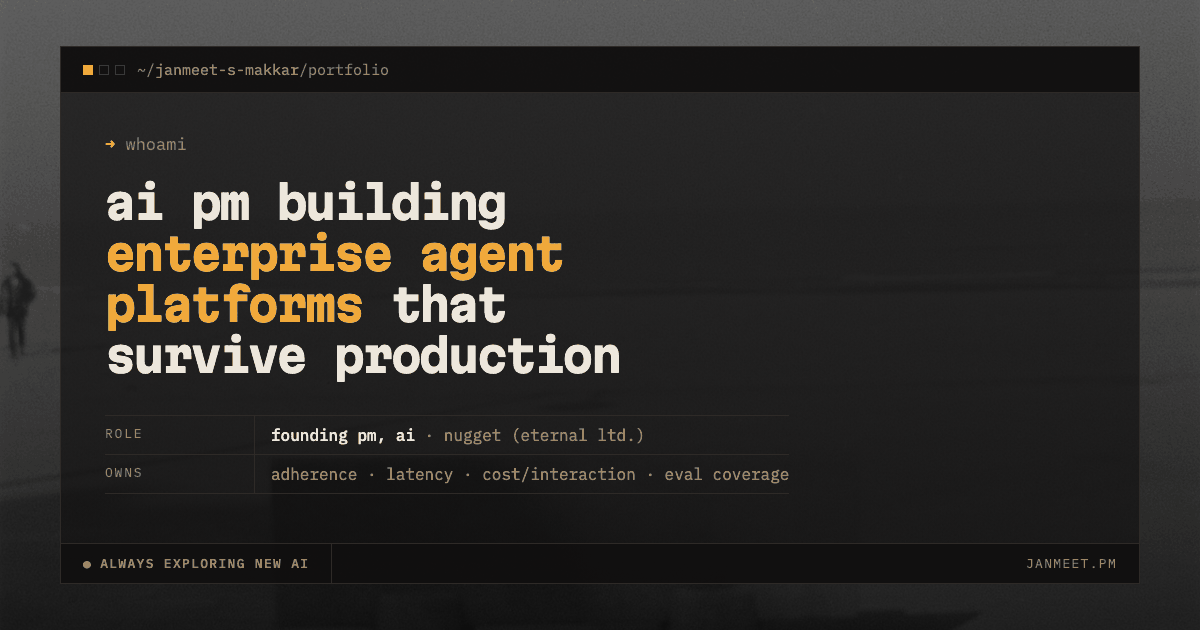
#> input picture og.png, 1200 x 630 px
$ python prepare-backdrop.py ../og.png
#> lines starting #> are read from the running program, lines starting #| are printed output that depends on the picture
#!/usr/bin/env python3
"""Prepares a photograph for use as the site backdrop (bg-grey.jpg).

NOT part of the build. The site has no build step; this is a manual tool you
run once when changing the backdrop, and it writes bg-grey.jpg into the
current directory. Run it from the repo root:

    python3 tools/prepare-backdrop.py ~/Downloads/beach.jpg --aspect 1.5 --anchor 0.62

The shipped image was made with exactly that command. See DESIGN.md ->
Backdrop before replacing it: the grey band below is load-bearing for text
contrast, not a stylistic choice.

Writes bg-grey.jpg. Does four things, all of which the rest of index.html
depends on:

  1. greyscale — the whole design has one accent colour; a colour cast in
     the backdrop would be a second one;
  2. flattens the tonal range into LO..HI, the same band the generated
     image occupies, so the translucent pane composites predictably. A
     photo straight off the camera has real blacks and real whites; drop
     either behind the reading pane and text contrast goes with it;
  3. resizes to WIDTH and strips metadata (a phone photo is 3-6MB and
     carries GPS — neither belongs in a page background);
  4. optionally crops to a landscape aspect around a chosen line, because
     the layer is `background-size:cover` — hand it a portrait frame and
     every landscape viewport center-crops it for you, usually through
     the worst part. --anchor 0.62 means "the crop is centred 62% of the
     way down the original", so you choose what survives;
  5. reports the extrema so you can re-check contrast if you widen LO..HI.

Composition note: the layer is `background-size:cover`, centred, and
`position:fixed`, so the photo is cropped to the viewport's aspect ratio
and never scrolls. A subject near an edge will be cut on some screens;
subjects in the middle sit behind the text column, where the pane is most
opaque. Empty, high-key frames survive this treatment best — which is why
the generated stand-in is mostly sky.
"""
import sys, os
from PIL import Image, ImageOps

WIDTH = 1800
LO, HI = 62, 206      # the band index.html's pane ramp is tuned against

args = sys.argv[1:]
if not args:
    sys.exit('usage: python3 tools/prepare-backdrop.py <photo> [--aspect W/H] [--anchor 0..1]')
src = os.path.expanduser(args[0])
aspect = anchor = None
for i, a in enumerate(args):
    if a == '--aspect': aspect = eval(args[i + 1])       # accepts 1.5 or 3/2
    if a == '--anchor': anchor = float(args[i + 1])

im = Image.open(src)
#> im is the input picture: PIL image 1200x630 P; mean R, G, B 45.3, 43.4, 41.1
im = ImageOps.exif_transpose(im)          # honour rotation, then drop the EXIF
im = im.convert('L')
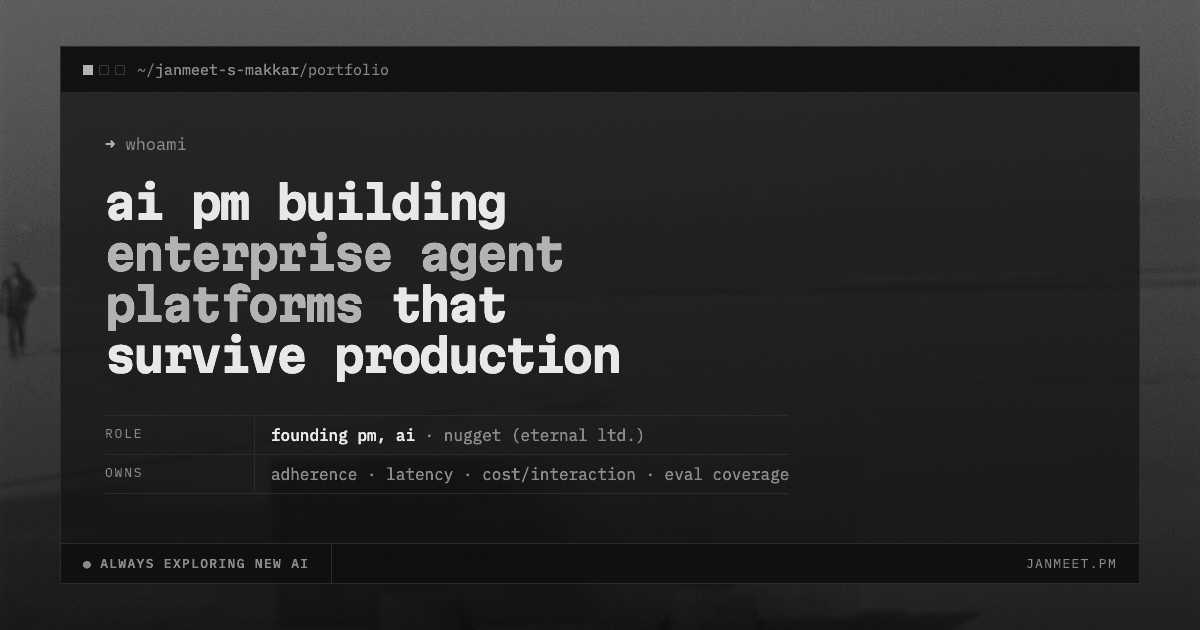
#> im: PIL image 1200x630 L; min 14, max 232, mean 43.6

if aspect:
    # crop to the requested aspect, as tall as the frame allows, centred on
    # anchor (default: the middle) and clamped inside the original
    target_h = min(im.height, round(im.width / aspect))
    target_w = min(im.width, round(target_h * aspect))
    centre = (anchor if anchor is not None else 0.5) * im.height
    top = round(min(max(centre - target_h / 2, 0), im.height - target_h))
    left = (im.width - target_w) // 2
    im = im.crop((left, top, left + target_w, top + target_h))
    print('cropped to %dx%d from y=%d' % (target_w, target_h, top))

if im.width > WIDTH:
    im = im.resize((WIDTH, round(im.height * WIDTH / im.width)), Image.LANCZOS)

im = ImageOps.autocontrast(im, cutoff=(0.5, 0.5))   # normalise, ignoring outliers
im = im.point(lambda v: LO + v * (HI - LO) // 255)  # then park it in the band
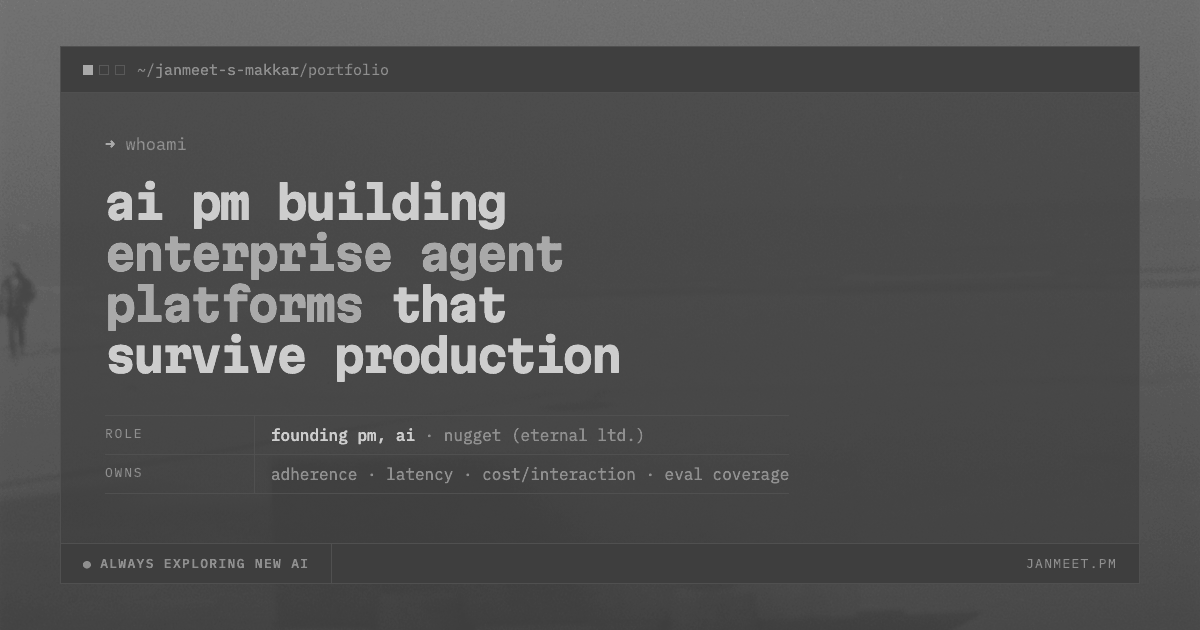
#> im: PIL image 1200x630 L; min 62, max 205, mean 80.2

clean = Image.new('L', im.size)
#> clean: PIL image 1200x630 L; every value is 0
clean.putdata(list(im.getdata()))         # new image => no metadata carried over
clean.save('bg-grey.jpg', quality=72, optimize=True, progressive=True)

kb = os.path.getsize('bg-grey.jpg') / 1024
print('bg-grey.jpg  %dx%d  %.0fKB  range %s' % (*clean.size, kb, clean.getextrema()))
#| bg-grey.jpg  1200x630  32KB  range (62, 205)
print('band target was %d..%d — if JPEG pushed it wider, re-check contrast.' % (LO, HI))
